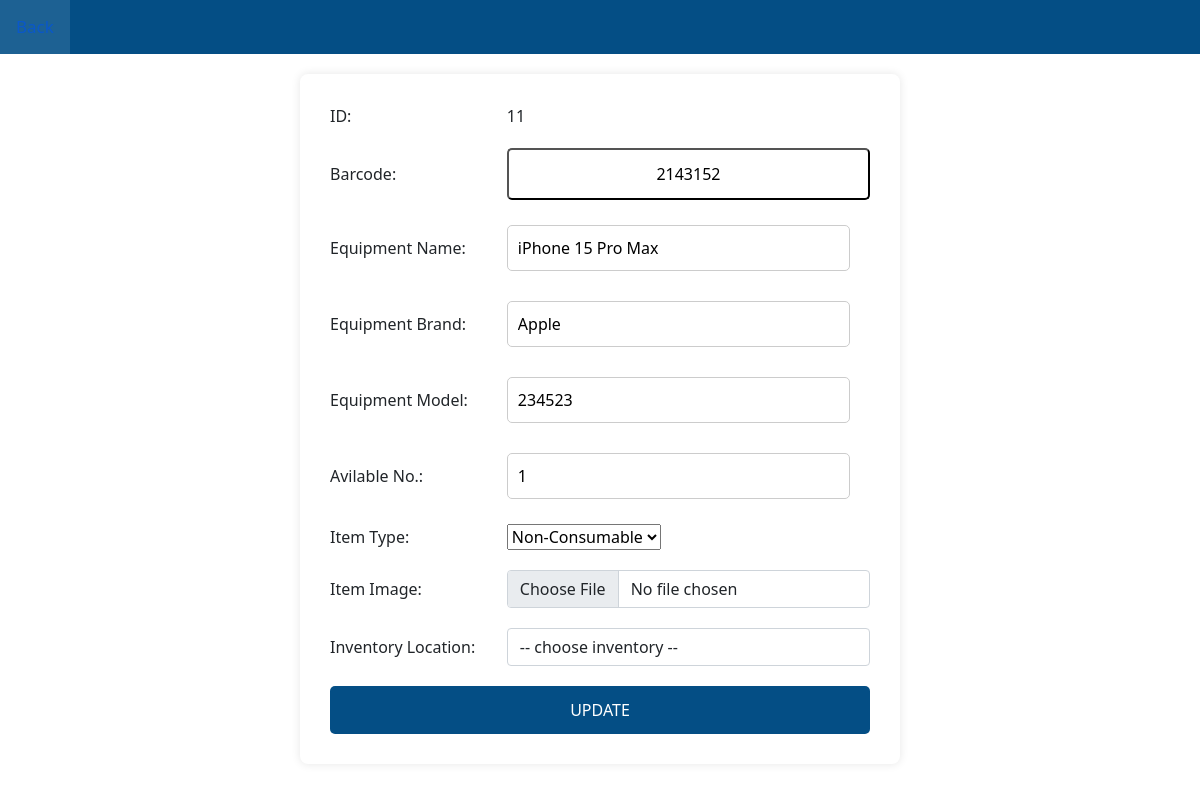
Page /edit.php?id=11 on the earlier database version.
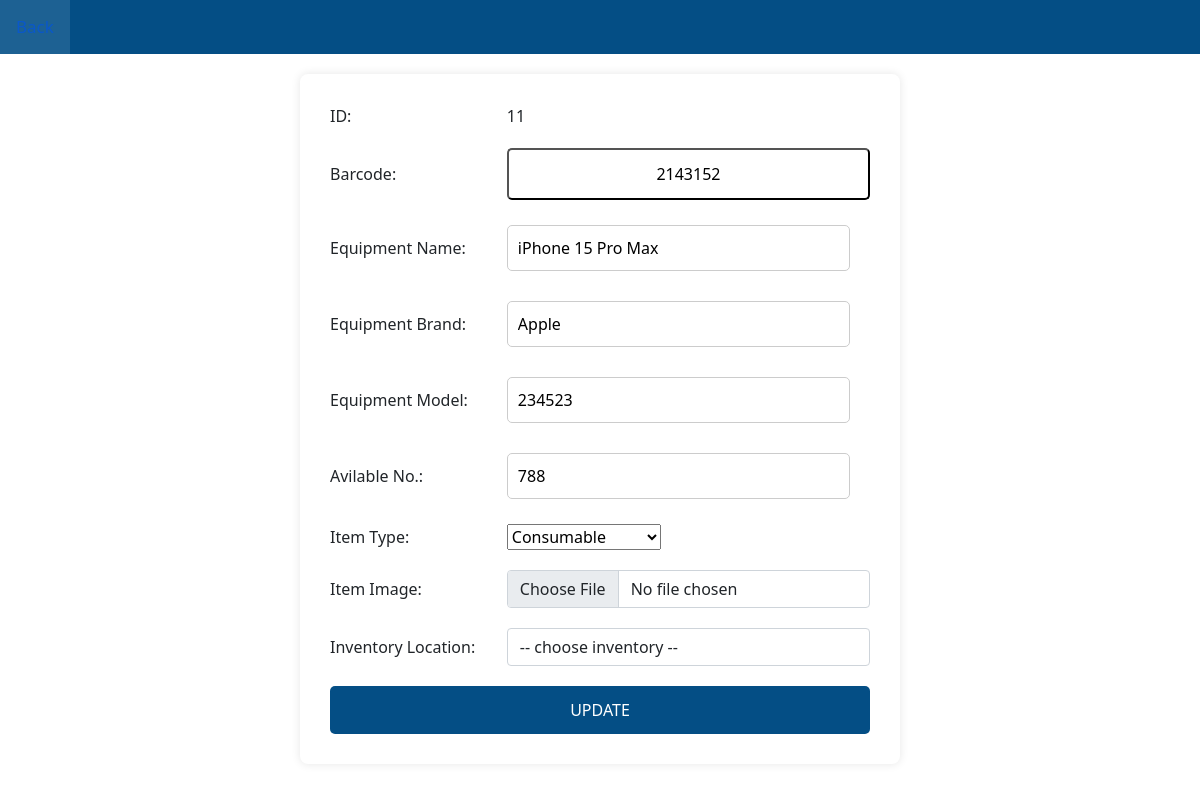
Same page on the later database version.
### tables this page shows
CREATE TABLE `inventory` (
  `id` int(11) NOT NULL,
  `item_code` char(100) NOT NULL,
  `equipment_name` char(100) NOT NULL,
  `equipment_brand` char(100) NOT NULL,
  `equipment_model` char(100) NOT NULL,
  `quantity` int(11) NOT NULL,
  `item_type` text NOT NULL,
  `img` varchar(255) NOT NULL,
  `Locate` text NOT NULL
);

### edit.php (the view, shortened to what this page needs)
<?php
    include_once("config.php");
    $id=$_REQUEST['id'];
	$itemCode="";
	$equipName="";
	$equipBrand="";
	$quantity="";
    $item_type="";
	$rs=mysqli_query($mysqli,"select * from inventory where id=$id");
	if($result=mysqli_fetch_array($rs))
	{
		$itemCode=$result['item_code'];
		$equipName=$result["equipment_name"];
		$equipBrand=$result["equipment_brand"];
		$equipModel=$result["equipment_model"];
		$quantity=$result["quantity"];
        $item_type=$result["item_type"];
	}
?>
<!DOCTYPE html>
<html>
	<head>
		<link href="https://cdn.jsdelivr.net/npm/bootstrap@5.0.2/dist/css/bootstrap.min.css" rel="stylesheet"></head>
	</head>
	<body>
		<div class="sidebar">
			<a href="index.php">Back</a>
		</div>
		<form method="post" action="update_inventory.php" enctype="multipart/form-data">
        <table>
            <tr>
                <td>ID:</td>
                <td><?php echo $id ?></td>
            </tr>
            <tr>
                <td>Barcode:</td>
                <td><a href="generator/generator2.php?id=<?php echo $id; ?>&code=<?php echo $itemCode; ?>"><input type="button" name="update_itemCode" value="<?php echo $itemCode; ?>" ></a></td>
            </tr>
            <tr>
                <td>Equipment Name:</td>
                <td><input type="text" name="update_equipName" value="<?php echo $equipName; ?>" placeholder="Equipment name" required></td>
            </tr>
            <tr>
                <td>Equipment Brand:</td>
                <td><input type="text" name="update_equipBrand" value="<?php echo $equipBrand; ?>" placeholder="Equipment brand" required></td>
            </tr>
            <tr>
                <td>Equipment Model:</td>
                <td><input type="text" name="update_equipModel" value="<?php echo $equipModel; ?>" placeholder="Equipment model" required></td>
            </tr>
            <tr>
                <td>Avilable No.:</td>
                <td><input type="number" name="update_quantity" value="<?php echo $quantity; ?>" placeholder="Quantity" required></td>
            </tr>
            <tr>
            <tr>
                <td>Item Type:</td>
                <td>
                    <select name="update_item_type" required>
                    <option value="consumable" <?php echo ($item_type === 'consumable') ? 'selected' : ''; ?>>Consumable</option>
                    <option value="non-consumable" <?php echo ($item_type === 'non-consumable') ? 'selected' : ''; ?>>Non-Consumable</option>
                    </select>
                </td>
            </tr>
<tr>
    <td>Item Image:</td>
    <td>
        <input type="file" class="form-control" id="img" name="img" accept="image/*">
    </td>
</tr>
                            <dtr>
                                <td for="locate" class="form-label">Inventory Location:</td>
                                <td>
                                <select name="locate" class="form-control">
                                    <option value="">-- choose inventory --</option>
                                </select>
                                </td>
                            </tr>
            <tr>
                <td align="center" colspan="2"><input type="submit" name="btnSubmit" value="UPDATE"></td>
            </tr>
        </table>
    </form>
	</body>
</html>

Differences in the rows shown:
changed inventory "iPhone 15 Pro Max": update_quantity "1" → "788"; update_item_type "Non-Consumable" → "Consumable"
